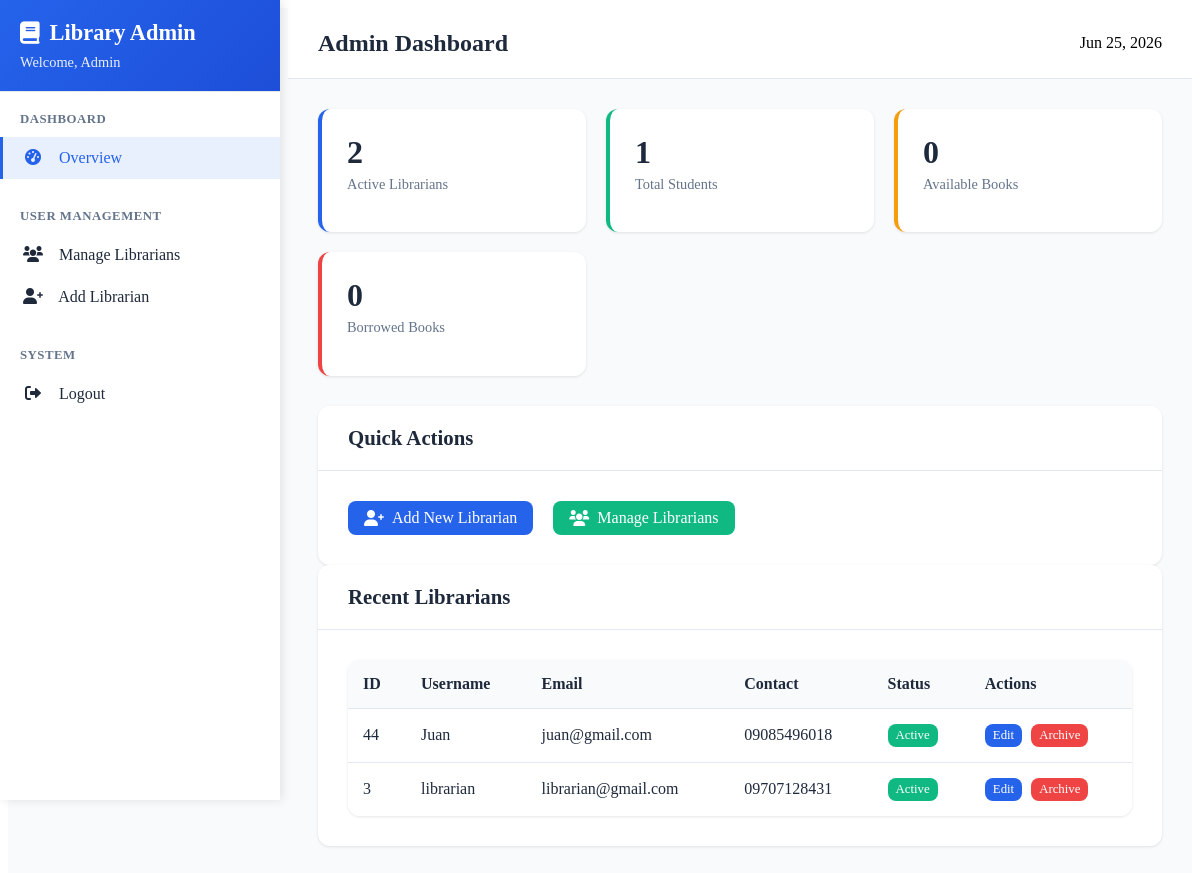
The page /admin/index.php (signed in) on the database its author committed.
### tables this page shows
CREATE TABLE `tbllogininformation` (
  `id` int(11) NOT NULL,
  `username` varchar(100) NOT NULL,
  `email` varchar(100) NOT NULL,
  `contact` varchar(100) NOT NULL,
  `password` varchar(100) NOT NULL,
  `accounttype` varchar(100) NOT NULL,
  `datecreated` date NOT NULL,
  `remarks` varchar(100) NOT NULL
);

### admin/index.php (the view, shortened to what this page needs)
<?php
include '../config/config.php';
try {
    $totalLibrarians = $db->query("SELECT COUNT(*) as count FROM tbllogininformation WHERE accounttype='librarian' AND remarks='active'")->fetch()['count'];
    $totalStudents = $db->query("SELECT COUNT(*) as count FROM tbllogininformation WHERE accounttype='student' AND remarks='active'")->fetch()['count'];
    $totalBooks = $db->query("SELECT COUNT(*) as count FROM tbl_books WHERE remarks='available'")->fetch()['count'];
    $totalBorrowed = $db->query("SELECT COUNT(*) as count FROM tbl_books WHERE remarks='borrowed'")->fetch()['count'];
} catch (Exception $e) {
    $totalLibrarians = $totalStudents = $totalBooks = $totalBorrowed = 0;
}
?>
<!DOCTYPE html>
<html lang="en">
<head>
    <link rel="stylesheet" href="../assets/css/sidebar.css">
    <link rel="stylesheet" href="https://cdnjs.cloudflare.com/ajax/libs/font-awesome/6.0.0/css/all.min.css">
</head>
<body>
    <div class="sidebar-layout">
        <div class="sidebar">
            <div class="sidebar-header">
                <h2><i class="fas fa-book"></i> Library Admin</h2>
                <div class="user-info">Welcome, Admin</div>
            </div>
            <nav class="sidebar-nav">
                <div class="nav-section">
                    <div class="nav-section-title">Dashboard</div>
                    <a href="index.php" class="nav-item active">
                        <i class="fas fa-tachometer-alt"></i> Overview
                    </a>
                </div>
                <div class="nav-section">
                    <div class="nav-section-title">User Management</div>
                    <a href="processes/manage_users.php" class="nav-item">
                        <i class="fas fa-users"></i> Manage Librarians
                    </a>
                    <a href="processes/add_user.php" class="nav-item">
                        <i class="fas fa-user-plus"></i> Add Librarian
                    </a>
                </div>
                <div class="nav-section">
                    <div class="nav-section-title">System</div>
                    <a href="../processes/logout.php" class="nav-item">
                        <i class="fas fa-sign-out-alt"></i> Logout
                    </a>
                </div>
            </nav>
        </div>
        <div class="main-content">
            <div class="top-header">
                <h1 class="header-title">Admin Dashboard</h1>
                <div class="header-actions">
                    <span class="text-secondary"><?php echo date('M d, Y'); ?></span>
                </div>
            </div>
            <div class="content-area">
                <div class="stats-grid">
                    <div class="stat-card">
                        <h3 class="stat-number"><?php echo $totalLibrarians; ?></h3>
                        <p class="stat-label">Active Librarians</p>
                    </div>
                    <div class="stat-card success">
                        <h3 class="stat-number"><?php echo $totalStudents; ?></h3>
                        <p class="stat-label">Total Students</p>
                    </div>
                    <div class="stat-card warning">
                        <h3 class="stat-number"><?php echo $totalBooks; ?></h3>
                        <p class="stat-label">Available Books</p>
                    </div>
                    <div class="stat-card danger">
                        <h3 class="stat-number"><?php echo $totalBorrowed; ?></h3>
                        <p class="stat-label">Borrowed Books</p>
                    </div>
                </div>
                <div class="content-card">
                    <div class="content-header">
                        <h3>Quick Actions</h3>
                    </div>
                    <div class="content-body">
                        <div class="d-flex gap-2">
                            <a href="processes/add_user.php" class="btn btn-primary">
                                <i class="fas fa-user-plus"></i> Add New Librarian
                            </a>
                            <a href="processes/manage_users.php" class="btn btn-success">
                                <i class="fas fa-users"></i> Manage Librarians
                            </a>
                        </div>
                    </div>
                </div>
                <div class="content-card">
                    <div class="content-header">
                        <h3>Recent Librarians</h3>
                    </div>
                    <div class="content-body">
                        <div class="table-container">
                            <table class="table">
                                <thead>
                                    <tr>
                                        <th>ID</th>
                                        <th>Username</th>
                                        <th>Email</th>
                                        <th>Contact</th>
                                        <th>Status</th>
                                        <th>Actions</th>
                                    </tr>
                                </thead>
                                <tbody>
                                    <?php
                                    try {
                                        $stmt = $db->query("SELECT * FROM tbllogininformation WHERE accounttype='librarian' ORDER BY datecreated DESC LIMIT 5");
                                        while ($row = $stmt->fetch(PDO::FETCH_ASSOC)) {
                                            $statusClass = $row['remarks'] === 'active' ? 'success' : 'danger';
                                            $statusText = ucfirst($row['remarks']);
                                            echo "<tr>";
                                            echo "<td>{$row['id']}</td>";
                                            echo "<td>{$row['username']}</td>";
                                            echo "<td>{$row['email']}</td>";
                                            echo "<td>{$row['contact']}</td>";
                                            echo "<td><span class='btn btn-{$statusClass}' style='padding: 4px 8px; font-size: 0.8rem;'>{$statusText}</span></td>";
                                            echo "<td>
                                                    <a href='processes/edit_user.php?id={$row['id']}' class='btn btn-primary' style='padding: 4px 8px; font-size: 0.8rem; margin-right: 5px;'>Edit</a>
                                                    <a href='processes/archive.php?id={$row['id']}' class='btn btn-danger' style='padding: 4px 8px; font-size: 0.8rem;'>Archive</a>
                                                  </td>";
                                            echo "</tr>";
                                        }
                                    } catch (Exception $e) {
                                        echo "<tr><td colspan='6' class='text-center'>No librarians found</td></tr>";
                                    }
                                    ?>
                                </tbody>
                            </table>
                        </div>
                    </div>
                </div>
            </div>
        </div>
    </div>
</body>
</html>

### assets/css/sidebar.css (style rules this page uses)
:root { --primary-color: #2563eb; --primary-dark: #1d4ed8; --secondary-color: #64748b; --success-color: #10b981; --warning-color: #f59e0b; --danger-color: #ef4444; --light-bg: #f8fafc; --white: #ffffff; --border-color: #e2e8f0; --text-primary: #1e293b; --text-secondary: #64748b; --sidebar-width: 280px; --header-height: 70px; }
.sidebar-layout { display: flex; min-height: 100vh; background: var(--light-bg); }
.sidebar { width: var(--sidebar-width); background: var(--white); box-shadow: 2px 0 10px rgba(0,0,0,0.1); position: fixed; height: 100vh; left: 0; top: 0; z-index: 1000; transition: all 0.3s ease; }
.main-content { flex: 1; margin-left: var(--sidebar-width); min-height: 100vh; transition: all 0.3s ease; }
.sidebar-header { padding: 20px; border-bottom: 1px solid var(--border-color); background: linear-gradient(135deg, var(--primary-color), var(--primary-dark)); color: var(--white); }
.sidebar-header h2 { margin: 0; font-size: 1.4rem; font-weight: 600; display: flex; align-items: center; gap: 10px; }
.sidebar-header .user-info { margin-top: 8px; font-size: 0.9rem; opacity: 0.9; }
.sidebar-nav { padding: 20px 0; }
.nav-section { margin-bottom: 30px; }
.nav-section-title { padding: 0 20px 10px; font-size: 0.8rem; font-weight: 600; color: var(--text-secondary); text-transform: uppercase; letter-spacing: 0.5px; }
.nav-item { display: block; padding: 12px 20px; color: var(--text-primary); text-decoration: none; transition: all 0.3s ease; border-left: 3px solid transparent; position: relative; }
.nav-item.active { background: rgba(37, 99, 235, 0.1); border-left-color: var(--primary-color); color: var(--primary-color); font-weight: 500; }
.nav-item i { width: 20px; margin-right: 12px; text-align: center; }
.top-header { height: var(--header-height); background: var(--white); border-bottom: 1px solid var(--border-color); display: flex; align-items: center; justify-content: space-between; padding: 0 30px; position: sticky; top: 0; z-index: 100; }
.header-title { font-size: 1.5rem; font-weight: 600; color: var(--text-primary); margin: 0; }
.header-actions { display: flex; align-items: center; gap: 15px; }
.btn { padding: 8px 16px; border-radius: 8px; text-decoration: none; font-weight: 500; transition: all 0.3s ease; border: none; cursor: pointer; display: inline-flex; align-items: center; gap: 8px; }
.btn-primary { background: var(--primary-color); color: var(--white); }
.btn-danger { background: var(--danger-color); color: var(--white); }
.btn-success { background: var(--success-color); color: var(--white); }
.content-area { padding: 30px; }
.content-card { background: var(--white); border-radius: 12px; box-shadow: 0 1px 3px rgba(0,0,0,0.1); overflow: hidden; }
.content-header { padding: 20px 30px; border-bottom: 1px solid var(--border-color); background: var(--white); }
.content-header h3 { margin: 0; font-size: 1.3rem; color: var(--text-primary); }
.content-body { padding: 30px; }
.stats-grid { display: grid; grid-template-columns: repeat(auto-fit, minmax(250px, 1fr)); gap: 20px; margin-bottom: 30px; }
.stat-card { background: var(--white); padding: 25px; border-radius: 12px; box-shadow: 0 1px 3px rgba(0,0,0,0.1); border-left: 4px solid var(--primary-color); }
.stat-card.success { border-left-color: var(--success-color); }
.stat-card.warning { border-left-color: var(--warning-color); }
.stat-card.danger { border-left-color: var(--danger-color); }
.stat-number { font-size: 2rem; font-weight: 700; color: var(--text-primary); margin: 0; }
.stat-label { color: var(--text-secondary); font-size: 0.9rem; margin-top: 5px; }
.table-container { overflow-x: auto; border-radius: 12px; box-shadow: 0 1px 3px rgba(0,0,0,0.1); }
.table { width: 100%; border-collapse: collapse; background: var(--white); }
.table th { background: var(--light-bg); padding: 15px; text-align: left; font-weight: 600; color: var(--text-primary); border-bottom: 1px solid var(--border-color); }
.table td { padding: 15px; border-bottom: 1px solid var(--border-color); color: var(--text-primary); }
.table tbody tr:last-child td { border-bottom: none; }
.d-flex { display: flex; }
.gap-2 { gap: 20px; }

### rows shown on the page
tbllogininformation: id "44", username "Juan", email "juan@gmail.com", contact "09085496018", remarks "Active"
tbllogininformation: id "3", username "librarian", email "librarian@gmail.com", contact "09707128431", remarks "Active"

### other values the page prints
$totalLibrarians "2"
$totalStudents "1"
$totalBooks "0"
$totalBorrowed "0"
